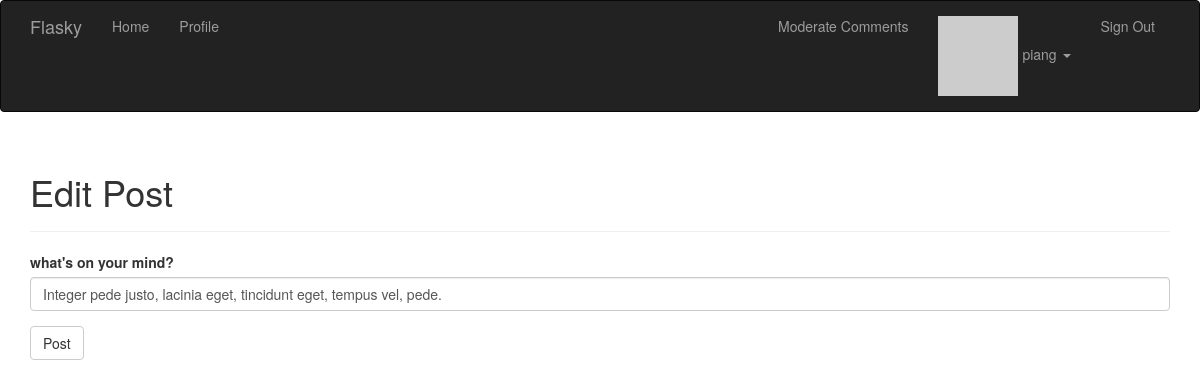
The page /edit_post/568 (signed in) on the database its author committed.
### app/models.py (models this page shows, shortened)
class User(UserMixin, db.Model):
    __tablename__ = 'users'
    id = db.Column(db.Integer, primary_key=True)
    email = db.Column(db.String(64), unique=True, index=True)
    username = db.Column(db.String(64), unique=True, index=True)
    role_id = db.Column(db.Integer, db.ForeignKey('roles.id'))
    password_hash = db.Column(db.String(128))
    confirmed = db.Column(db.Boolean, default=False)
    name = db.Column(db.String(64))  # 真实姓名
    location = db.Column(db.String(64))  # 所在地
    about_me = db.Column(db.Text())  # 个人简介
    member_since = db.Column(db.DateTime(), default=datetime.utcnow)
    last_seen = db.Column(db.DateTime(), default=datetime.utcnow)  # 最后访问日期
    comments = db.relationship('Comment', backref='author', lazy='dynamic')
    avatar_hash = db.Column(db.String(32))
    posts = db.relationship('Post', backref='author', lazy='dynamic')
    followers = db.relationship('Follow', foreign_keys=[Follow.followed_id],
                                backref=db.backref('followed', lazy='joined'),
                                lazy='dynamic',
                                cascade='all, delete-orphan')
    followed = db.relationship('Follow', foreign_keys=[Follow.follower_id],
                               backref=db.backref('follower', lazy='joined'),
                               lazy='dynamic',
                               cascade='all, delete-orphan')
    @property
    def password(self):
        raise AttributeError('password is not a readable attribute')
    def can(self, permission):
        return self.role.permission and\
            (self.role.permission & permission) == permission
    def ping(self):
        self.last_seen = datetime.utcnow()
        db.session.add(self)
    def gravatar(self, size=100, default='identicon', rating='g'):
        if request.is_secure:
            url = 'https://secure.gravatar.com/avatar'
        else:
            url = 'http://www.gravatar.com/avatar'
        hash = self.avatar_hash or hashlib.md5(
            self.email.encode('utf-8')).hexdigest()
        return '{url}/{hash}?s={size}&d={default}&r={rating}'.format(
            url=url, hash=hash, size=size, default=default, rating=rating)

class Post(db.Model):
    __tablename__ = 'posts'
    id = db.Column(db.Integer, primary_key=True)
    body = db.Column(db.Text)
    body_html = db.Column(db.Text)
    timestamp = db.Column(db.DateTime, index=True, default=datetime.utcnow)
    author_id = db.Column(db.Integer, db.ForeignKey('users.id'))
    comments = db.relationship('Comment', backref='post', lazy='dynamic')

### app/main/views.py (the view)
@main.route('/edit_post/<int:id>', methods=['GET', 'POST'])
@login_required
def edit_post(id):
    post = Post.query.get_or_404(id)
    if current_user != post.author and\
            not current_user.can(Permission.ADMINISTER):
        abort(403)
    form = PostForm()
    if form.validate_on_submit():
        post.body = form.body.data
        db.session.add(post)
        flash('The post has been update.')
        redirect(url_for('.post', id=post.id))
    form.body.data = post.body
    return render_template('edit_post.html', form=form)

### app/main/forms.py
class PostForm(Form):
    body = PageDownField("what's on your mind?", validators=[Required()])
    submit = SubmitField('Post')

### app/auth/views.py (called while the page is built)
@auth.before_app_request
def before_request():
    if current_user.is_authenticated:
        current_user.ping()
        if not current_user.confirmed\
                and request.endpoint[:5] != 'auth.'\
                and request.endpoint != 'static':
            return redirect(url_for('auth.unconfirmed'))

### app/main/__init__.py (called while the page is built)
@main.app_context_processor
def injict_permissions():
    return dict(Permission=Permission)

### app/models.py (called while the page is built)
@login_manager.user_loader
def load_user(user_id):
    return User.query.get(int(user_id))

### app/templates/edit_post.html (shortened to what this page needs)
{% extends "base.html" %}
{% import "bootstrap/wtf.html" as wtf %}
{% block page_content %}
<div class="page-header">
    <h1>Edit Post</h1>
</div>
<div>
    {{ wtf.quick_form(form)}}
</div>
{% endblock %}

### app/templates/base.html (shortened to what this page needs)
{% extends "bootstrap/base.html" %}
{% block head %}
{{ super() }}
<link rel="stylesheet" type="text/css" href="{{ url_for('static',filename='styles.css') }}">
{% endblock %}
{% block navbar %}
<div class="navbar navbar-inverse" role="navigation">
    <div class="container">
        <div class="navbar-header">
            <a class="navbar-brand" href="/">Flasky</a>
        </div>
        <div class="navbar-collapse collapse">
            <ul class="nav navbar-nav">
                <li><a href="/">Home</a></li>
                {% if current_user.is_authenticated %}
                <li><a href="{{url_for('main.user',username=current_user.username)}}">Profile</a></li>
                {% endif %}
            </ul>
            <ul class="nav navbar-nav navbar-right">
                {% if current_user.is_authenticated %}
                    {% if current_user.can(Permission.MODERATE_COMMENTS) %}
                    <li><a href="{{ url_for('main.moderate') }}">Moderate Comments</a></li>
                    {% endif %}
                    <li class="dropdown">
                        <a href="#" class="dropdown-toggle" data-toggle="dropdown">
                        <img src="{{ current_user.gravatar(size=18) }}">
                        {{ current_user.username }}
                            <b class="caret"></b>
                        </a>
                            <li><a href="{{ url_for('auth.logout' )}}">Sign Out</a></li>
                        </ul>
                {% else %}
                <li><a href="{{ url_for('auth.login') }}">Sign In</a></li>
                {% endif %}
        </div>
    </div>
</div>
{% endblock %}
{% block content %}
<div class="container">
    {% block page_content %}{% endblock %}
</div>
{% endblock %}

### rows shown on the page
User: username "piang"
Post: body "Integer pede justo, lacinia eget, tincidunt eget, tempus vel, pede."
